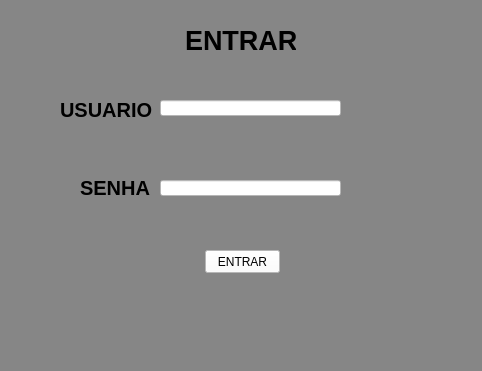
<?xml version="1.0" encoding="UTF-8"?>
<ui version="4.0">
 <class>MainWindow</class>
 <widget class="QMainWindow" name="MainWindow">
  <property name="geometry">
   <rect>
    <x>0</x>
    <y>0</y>
    <width>482</width>
    <height>371</height>
   </rect>
  </property>
  <property name="font">
   <font>
    <pointsize>8</pointsize>
    <weight>50</weight>
    <italic>false</italic>
    <bold>false</bold>
    <underline>false</underline>
    <strikeout>false</strikeout>
    <kerning>true</kerning>
   </font>
  </property>
  <property name="windowTitle">
   <string>MainWindow</string>
  </property>
  <property name="styleSheet">
   <string notr="true">

background-color: rgb(134, 134, 134);</string>
  </property>
  <widget class="QWidget" name="centralwidget">
   <widget class="QLabel" name="label">
    <property name="enabled">
     <bool>false</bool>
    </property>
    <property name="geometry">
     <rect>
      <x>185</x>
      <y>20</y>
      <width>111</width>
      <height>41</height>
     </rect>
    </property>
    <property name="font">
     <font>
      <pointsize>20</pointsize>
      <weight>75</weight>
      <italic>false</italic>
      <bold>true</bold>
      <underline>false</underline>
      <strikeout>false</strikeout>
      <kerning>true</kerning>
     </font>
    </property>
    <property name="styleSheet">
     <string notr="true">color: rgb(0, 0, 0);
color: rgb(0, 0, 0);</string>
    </property>
    <property name="text">
     <string>ENTRAR</string>
    </property>
   </widget>
   <widget class="QLabel" name="label_2">
    <property name="geometry">
     <rect>
      <x>60</x>
      <y>100</y>
      <width>101</width>
      <height>20</height>
     </rect>
    </property>
    <property name="font">
     <font>
      <pointsize>15</pointsize>
      <weight>75</weight>
      <bold>true</bold>
     </font>
    </property>
    <property name="styleSheet">
     <string notr="true">
color: rgb(0, 0, 0);</string>
    </property>
    <property name="text">
     <string>USUARIO</string>
    </property>
   </widget>
   <widget class="QLabel" name="label_3">
    <property name="geometry">
     <rect>
      <x>80</x>
      <y>180</y>
      <width>81</width>
      <height>16</height>
     </rect>
    </property>
    <property name="font">
     <font>
      <pointsize>15</pointsize>
      <weight>75</weight>
      <bold>true</bold>
     </font>
    </property>
    <property name="styleSheet">
     <string notr="true">
color: rgb(0, 0, 0);</string>
    </property>
    <property name="text">
     <string>SENHA</string>
    </property>
   </widget>
   <widget class="QLineEdit" name="user">
    <property name="geometry">
     <rect>
      <x>160</x>
      <y>100</y>
      <width>181</width>
      <height>16</height>
     </rect>
    </property>
    <property name="styleSheet">
     <string notr="true">background-color: rgb(255, 255, 255);</string>
    </property>
    <property name="text">
     <string/>
    </property>
   </widget>
   <widget class="QLineEdit" name="senha">
    <property name="geometry">
     <rect>
      <x>160</x>
      <y>180</y>
      <width>181</width>
      <height>16</height>
     </rect>
    </property>
    <property name="styleSheet">
     <string notr="true">background-color: rgb(255, 255, 255);</string>
    </property>
   </widget>
   <widget class="QPushButton" name="pushButton">
    <property name="geometry">
     <rect>
      <x>205</x>
      <y>250</y>
      <width>75</width>
      <height>23</height>
     </rect>
    </property>
    <property name="styleSheet">
     <string notr="true">background-color: rgb(255, 255, 255);</string>
    </property>
    <property name="text">
     <string>ENTRAR</string>
    </property>
   </widget>
   <widget class="QLabel" name="error">
    <property name="geometry">
     <rect>
      <x>150</x>
      <y>210</y>
      <width>181</width>
      <height>20</height>
     </rect>
    </property>
    <property name="styleSheet">
     <string notr="true">color: rgb(255, 0, 0);</string>
    </property>
    <property name="text">
     <string/>
    </property>
   </widget>
   <zorder>label</zorder>
   <zorder>label_2</zorder>
   <zorder>label_3</zorder>
   <zorder>user</zorder>
   <zorder>pushButton</zorder>
   <zorder>senha</zorder>
   <zorder>error</zorder>
  </widget>
  <widget class="QMenuBar" name="menubar">
   <property name="geometry">
    <rect>
     <x>0</x>
     <y>0</y>
     <width>482</width>
     <height>21</height>
    </rect>
   </property>
  </widget>
  <widget class="QStatusBar" name="statusbar"/>
 </widget>
 <resources/>
 <connections/>
</ui>
